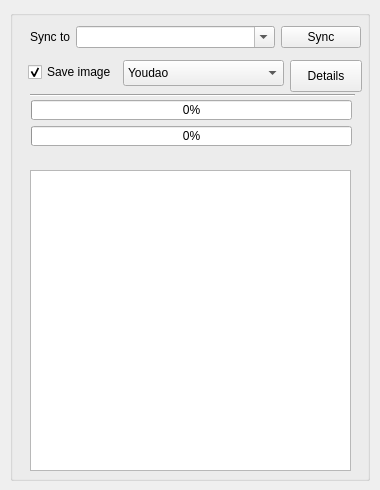
<?xml version="1.0" encoding="UTF-8"?>
<ui version="4.0">
 <class>Form</class>
 <widget class="QWidget" name="Form">
  <property name="geometry">
   <rect>
    <x>0</x>
    <y>0</y>
    <width>380</width>
    <height>490</height>
   </rect>
  </property>
  <property name="windowTitle">
   <string/>
  </property>
  <widget class="QGroupBox" name="groupBox">
   <property name="geometry">
    <rect>
     <x>10</x>
     <y>10</y>
     <width>360</width>
     <height>471</height>
    </rect>
   </property>
   <property name="title">
    <string/>
   </property>
   <widget class="QPlainTextEdit" name="debug">
    <property name="geometry">
     <rect>
      <x>20</x>
      <y>160</y>
      <width>321</width>
      <height>301</height>
     </rect>
    </property>
   </widget>
   <widget class="Line" name="line">
    <property name="geometry">
     <rect>
      <x>20</x>
      <y>70</y>
      <width>325</width>
      <height>31</height>
     </rect>
    </property>
    <property name="orientation">
     <enum>Qt::Horizontal</enum>
    </property>
   </widget>
   <widget class="QComboBox" name="dictList">
    <property name="geometry">
     <rect>
      <x>113</x>
      <y>50</y>
      <width>161</width>
      <height>26</height>
     </rect>
    </property>
    <property name="styleSheet">
     <string notr="true"/>
    </property>
    <property name="editable">
     <bool>false</bool>
    </property>
    <property name="sizeAdjustPolicy">
     <enum>QComboBox::AdjustToMinimumContentsLength</enum>
    </property>
    <property name="frame">
     <bool>true</bool>
    </property>
    <item>
     <property name="text">
      <string>Youdao</string>
     </property>
    </item>
    <item>
     <property name="text">
      <string>EuDict</string>
     </property>
    </item>
   </widget>
   <widget class="QWidget" name="layoutWidget">
    <property name="geometry">
     <rect>
      <x>20</x>
      <y>10</y>
      <width>331</width>
      <height>34</height>
     </rect>
    </property>
    <layout class="QHBoxLayout" name="decksection" stretch="0,1,0">
     <item>
      <widget class="QLabel" name="label">
       <property name="text">
        <string>Sync to</string>
       </property>
      </widget>
     </item>
     <item>
      <widget class="QComboBox" name="deckList">
       <property name="editable">
        <bool>true</bool>
       </property>
      </widget>
     </item>
     <item>
      <widget class="QPushButton" name="syncButton">
       <property name="text">
        <string>Sync</string>
       </property>
      </widget>
     </item>
    </layout>
   </widget>
   <widget class="QWidget" name="layoutWidget">
    <property name="geometry">
     <rect>
      <x>21</x>
      <y>90</y>
      <width>321</width>
      <height>46</height>
     </rect>
    </property>
    <layout class="QVBoxLayout" name="progressSection">
     <item>
      <widget class="QProgressBar" name="term">
       <property name="value">
        <number>0</number>
       </property>
      </widget>
     </item>
     <item>
      <widget class="QProgressBar" name="total">
       <property name="value">
        <number>0</number>
       </property>
      </widget>
     </item>
    </layout>
   </widget>
   <widget class="QCheckBox" name="downloadimage">
    <property name="geometry">
     <rect>
      <x>18</x>
      <y>48</y>
      <width>91</width>
      <height>28</height>
     </rect>
    </property>
    <property name="text">
     <string>Save image</string>
    </property>
    <property name="checked">
     <bool>true</bool>
    </property>
   </widget>
   <widget class="QPushButton" name="detials">
    <property name="geometry">
     <rect>
      <x>280</x>
      <y>50</y>
      <width>72</width>
      <height>32</height>
     </rect>
    </property>
    <property name="text">
     <string>Details</string>
    </property>
   </widget>
  </widget>
 </widget>
 <resources/>
 <connections/>
</ui>
